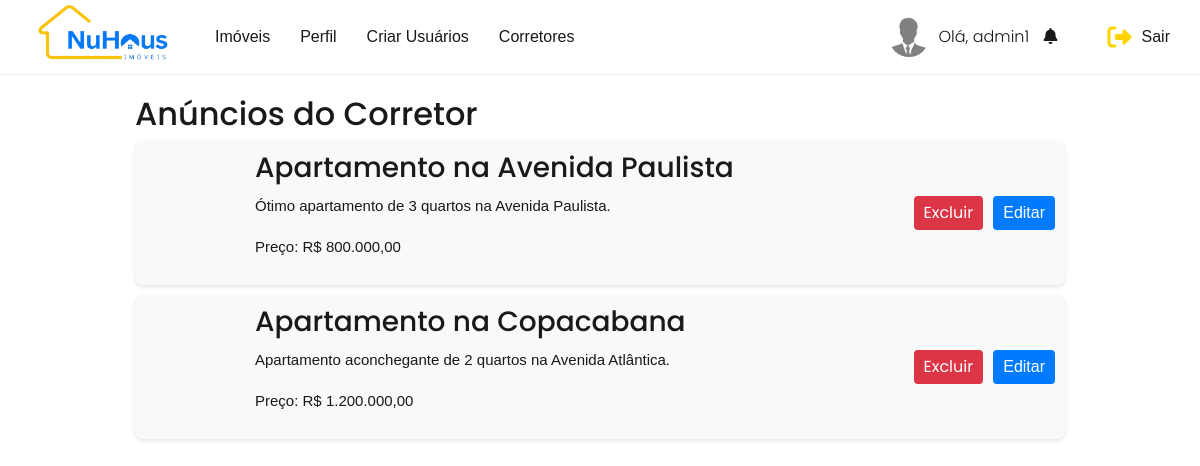
Screenshot of /imobiliaria/index.php?page=admin_anuncios&corretor_id=2 (signed in) with the database file from the repository.
### tables this page shows
CREATE TABLE announcement (
    announcement_id INT AUTO_INCREMENT PRIMARY KEY,
    title VARCHAR(255) NOT NULL,
    description TEXT NOT NULL,
    price DECIMAL(10, 2) NOT NULL,
    build_id INT NOT NULL,
    user_id INT NOT NULL,
	isHighlighted BOOLEAN NOT NULL,
    FOREIGN KEY (build_id) REFERENCES build(build_id),
    FOREIGN KEY (user_id) REFERENCES user(user_id)
);

### imobiliaria/pages/admin_anuncios.php (the view, shortened to what this page needs)
<?php
$con = mysqli_connect("localhost", "root", "", "corretora");
$corretor_id = isset($_GET['corretor_id']) ? intval($_GET['corretor_id']) : 0;
$announcements = $con->query("SELECT * FROM announcement WHERE user_id = $corretor_id");
?>
<!DOCTYPE html>
<html lang="pt-br">
<head>
    <link rel="stylesheet" type="text/css" href="../assets/css/style.css">
</head>
<body>
    <div class="container">
        <h2>Anúncios do Corretor</h2>
        <?php while ($announcement = $announcements->fetch_assoc()): ?>
            <?php
            $photos = [];
            $photo_base64 = !empty($photos) ? trim($photos[0]) : '';
            ?>
            <div class="announcement-card">
                <div class="image" style="width: 100px; height: 100px; background-size: cover; border-radius: 8px; margin-right: 10px;"></div>
                <div class="info">
                    <h3><?php echo htmlspecialchars($announcement['title']); ?></h3>
                    <p><?php echo htmlspecialchars($announcement['description']); ?></p>
                    <p>Preço: R$ <?php echo number_format($announcement['price'], 2, ',', '.'); ?></p>
                </div>
                <div class="actions">
                    <form method="post">
                        <button type="submit" name="delete">Excluir</button>
                    </form>
                    <a style="border-radius: 4px; padding: 5px 10px; background: #007bff; color: #fff; text-decoration: none;" href="?page=editar_anuncio&announcement_id=<?php echo $announcement['announcement_id']; ?>">Editar</a>
                </div>
            </div>
        <?php endwhile; ?>
    </div>
</body>
</html>

### imobiliaria/assets/css/style.css (style rules this page uses)
:root { --site-color: #ffd300;--font-color: #1a1818;--padding-default: 30px }
* { box-sizing:border-box }
html,body { font-size:16px }
body { font-family:"Poppins", sans-serif;color:var(--font-color) }
a { text-decoration:none }

### imobiliaria/pages/admin_anuncios.php (style rules this page uses)
.container { width: 80%; margin: 0 auto; padding-top: 20px; }
.announcement-card { display: flex; align-items: center; background: #f9f9f9; padding: 10px; margin-bottom: 10px; border-radius: 8px; box-shadow: 0 2px 4px rgba(0, 0, 0, 0.1); }
.announcement-card .info { flex-grow: 1; }
.announcement-card .actions { display: flex; gap: 10px; }
.announcement-card .actions button { background: #dc3545; color: #fff; border: none; padding: 5px 10px; border-radius: 4px; cursor: pointer; }

### rows the page displays
announcement: title "Apartamento na Avenida Paulista", description "Ótimo apartamento de 3 quartos na Avenida Paulista.", price "800.000,00"
announcement: title "Apartamento na Copacabana", description "Apartamento aconchegante de 2 quartos na Avenida Atlântica.", price "1.200.000,00"

### other values shown
$_SESSION['name'] "admin1"
